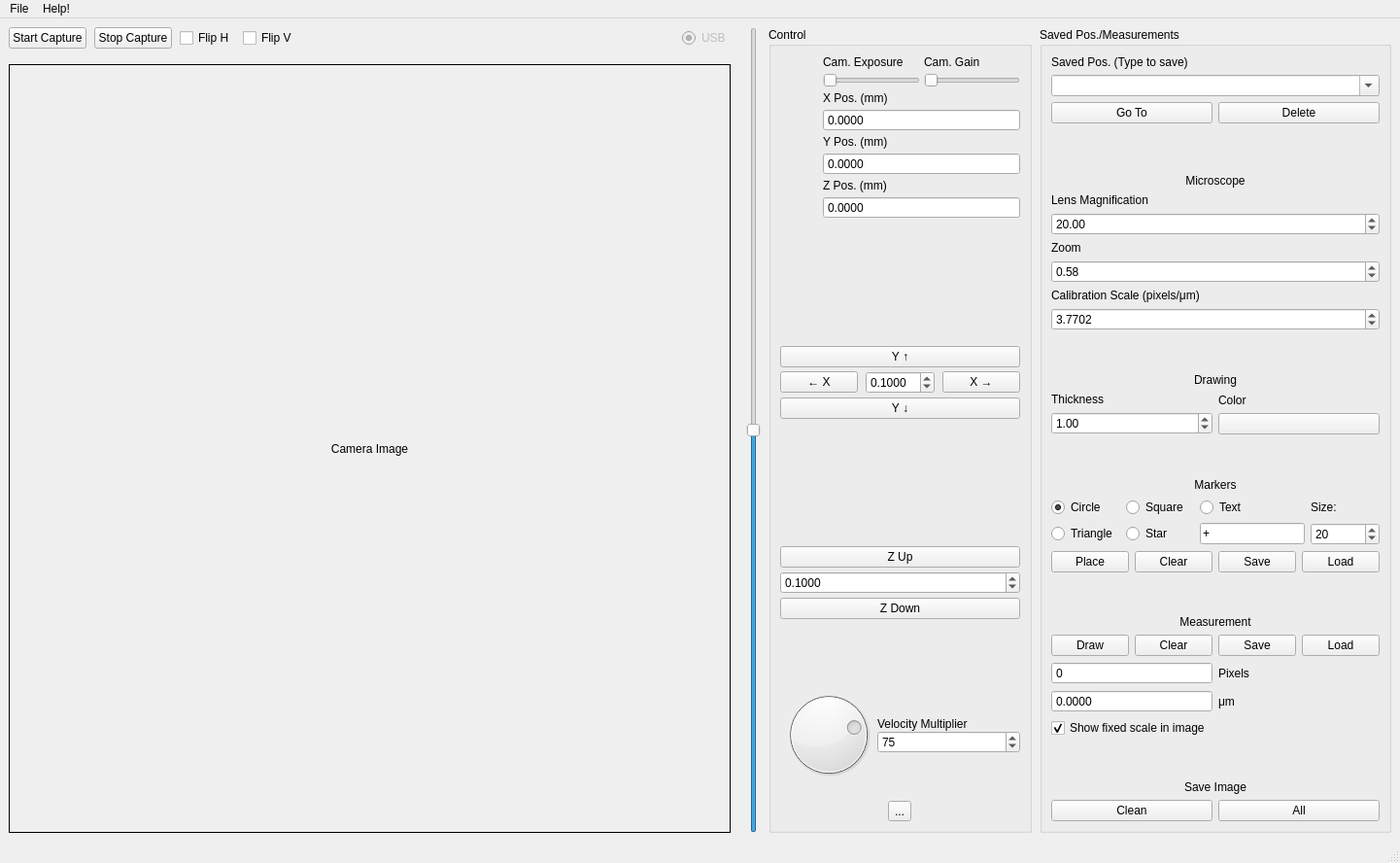
<?xml version="1.0" encoding="UTF-8"?>
<ui version="4.0">
 <class>MainWindow</class>
 <widget class="QMainWindow" name="MainWindow">
  <property name="enabled">
   <bool>true</bool>
  </property>
  <property name="geometry">
   <rect>
    <x>0</x>
    <y>0</y>
    <width>1441</width>
    <height>888</height>
   </rect>
  </property>
  <property name="windowTitle">
   <string>Microscope Move Pro</string>
  </property>
  <property name="windowIcon">
   <iconset>
    <normaloff>micro.ico</normaloff>micro.ico</iconset>
  </property>
  <widget class="QWidget" name="centralwidget">
   <layout class="QGridLayout" name="gridLayout">
    <property name="horizontalSpacing">
     <number>8</number>
    </property>
    <item row="0" column="1">
     <widget class="QGroupBox" name="groupBox">
      <property name="title">
       <string>Control</string>
      </property>
      <layout class="QGridLayout" name="gridLayout_2">
       <item row="0" column="0">
        <layout class="QVBoxLayout" name="verticalLayout_18">
         <property name="rightMargin">
          <number>0</number>
         </property>
         <item>
          <layout class="QVBoxLayout" name="verticalLayout_2">
           <property name="spacing">
            <number>4</number>
           </property>
           <property name="topMargin">
            <number>0</number>
           </property>
           <item>
            <layout class="QHBoxLayout" name="horizontalLayout_12">
             <property name="bottomMargin">
              <number>0</number>
             </property>
             <item>
              <widget class="QLabel" name="camOK">
               <property name="maximumSize">
                <size>
                 <width>40</width>
                 <height>40</height>
                </size>
               </property>
               <property name="text">
                <string/>
               </property>
               <property name="pixmap">
                <pixmap>led_red.png</pixmap>
               </property>
               <property name="scaledContents">
                <bool>true</bool>
               </property>
              </widget>
             </item>
             <item>
              <layout class="QVBoxLayout" name="verticalLayout_6">
               <item>
                <widget class="QLabel" name="label_10">
                 <property name="text">
                  <string>Cam. Exposure</string>
                 </property>
                </widget>
               </item>
               <item>
                <widget class="QSlider" name="exposureSlider">
                 <property name="sizePolicy">
                  <sizepolicy hsizetype="Preferred" vsizetype="Fixed">
                   <horstretch>0</horstretch>
                   <verstretch>0</verstretch>
                  </sizepolicy>
                 </property>
                 <property name="minimumSize">
                  <size>
                   <width>90</width>
                   <height>0</height>
                  </size>
                 </property>
                 <property name="minimum">
                  <number>0</number>
                 </property>
                 <property name="maximum">
                  <number>100</number>
                 </property>
                 <property name="pageStep">
                  <number>10</number>
                 </property>
                 <property name="orientation">
                  <enum>Qt::Orientation::Horizontal</enum>
                 </property>
                </widget>
               </item>
              </layout>
             </item>
             <item>
              <layout class="QVBoxLayout" name="verticalLayout_10">
               <item>
                <widget class="QLabel" name="label_11">
                 <property name="text">
                  <string>Cam. Gain</string>
                 </property>
                </widget>
               </item>
               <item>
                <widget class="QSlider" name="gainSlider">
                 <property name="sizePolicy">
                  <sizepolicy hsizetype="Preferred" vsizetype="Fixed">
                   <horstretch>0</horstretch>
                   <verstretch>0</verstretch>
                  </sizepolicy>
                 </property>
                 <property name="minimumSize">
                  <size>
                   <width>90</width>
                   <height>0</height>
                  </size>
                 </property>
                 <property name="maximum">
                  <number>100</number>
                 </property>
                 <property name="orientation">
                  <enum>Qt::Orientation::Horizontal</enum>
                 </property>
                </widget>
               </item>
              </layout>
             </item>
            </layout>
           </item>
           <item>
            <layout class="QHBoxLayout" name="horizontalLayout_13">
             <property name="bottomMargin">
              <number>0</number>
             </property>
             <item>
              <widget class="QLabel" name="xOK">
               <property name="maximumSize">
                <size>
                 <width>40</width>
                 <height>40</height>
                </size>
               </property>
               <property name="text">
                <string/>
               </property>
               <property name="pixmap">
                <pixmap>led_red.png</pixmap>
               </property>
               <property name="scaledContents">
                <bool>true</bool>
               </property>
              </widget>
             </item>
             <item>
              <layout class="QVBoxLayout" name="verticalLayout_7">
               <item>
                <widget class="QLabel" name="label_7">
                 <property name="text">
                  <string>X Pos. (mm)</string>
                 </property>
                </widget>
               </item>
               <item>
                <widget class="QDoubleSpinBox" name="xPosSpin">
                 <property name="buttonSymbols">
                  <enum>QAbstractSpinBox::ButtonSymbols::NoButtons</enum>
                 </property>
                 <property name="keyboardTracking">
                  <bool>false</bool>
                 </property>
                 <property name="decimals">
                  <number>4</number>
                 </property>
                 <property name="maximum">
                  <double>25.000000000000000</double>
                 </property>
                </widget>
               </item>
              </layout>
             </item>
            </layout>
           </item>
           <item>
            <layout class="QHBoxLayout" name="horizontalLayout_14">
             <property name="bottomMargin">
              <number>0</number>
             </property>
             <item>
              <widget class="QLabel" name="yOK">
               <property name="maximumSize">
                <size>
                 <width>40</width>
                 <height>40</height>
                </size>
               </property>
               <property name="text">
                <string/>
               </property>
               <property name="pixmap">
                <pixmap>led_red.png</pixmap>
               </property>
               <property name="scaledContents">
                <bool>true</bool>
               </property>
              </widget>
             </item>
             <item>
              <layout class="QVBoxLayout" name="verticalLayout_8">
               <item>
                <widget class="QLabel" name="label_8">
                 <property name="text">
                  <string>Y Pos. (mm)</string>
                 </property>
                </widget>
               </item>
               <item>
                <widget class="QDoubleSpinBox" name="yPosSpin">
                 <property name="buttonSymbols">
                  <enum>QAbstractSpinBox::ButtonSymbols::NoButtons</enum>
                 </property>
                 <property name="keyboardTracking">
                  <bool>false</bool>
                 </property>
                 <property name="decimals">
                  <number>4</number>
                 </property>
                 <property name="maximum">
                  <double>25.000000000000000</double>
                 </property>
                </widget>
               </item>
              </layout>
             </item>
            </layout>
           </item>
           <item>
            <layout class="QHBoxLayout" name="horizontalLayout_15">
             <property name="bottomMargin">
              <number>0</number>
             </property>
             <item>
              <widget class="QLabel" name="zOK">
               <property name="maximumSize">
                <size>
                 <width>40</width>
                 <height>40</height>
                </size>
               </property>
               <property name="text">
                <string/>
               </property>
               <property name="pixmap">
                <pixmap>led_red.png</pixmap>
               </property>
               <property name="scaledContents">
                <bool>true</bool>
               </property>
              </widget>
             </item>
             <item>
              <layout class="QVBoxLayout" name="verticalLayout_9">
               <item>
                <widget class="QLabel" name="label_9">
                 <property name="text">
                  <string>Z Pos. (mm)</string>
                 </property>
                </widget>
               </item>
               <item>
                <widget class="QDoubleSpinBox" name="zPosSpin">
                 <property name="buttonSymbols">
                  <enum>QAbstractSpinBox::ButtonSymbols::NoButtons</enum>
                 </property>
                 <property name="keyboardTracking">
                  <bool>false</bool>
                 </property>
                 <property name="decimals">
                  <number>4</number>
                 </property>
                 <property name="maximum">
                  <double>25.000000000000000</double>
                 </property>
                </widget>
               </item>
              </layout>
             </item>
            </layout>
           </item>
           <item>
            <spacer name="verticalSpacer_4">
             <property name="orientation">
              <enum>Qt::Orientation::Vertical</enum>
             </property>
             <property name="sizeHint" stdset="0">
              <size>
               <width>20</width>
               <height>40</height>
              </size>
             </property>
            </spacer>
           </item>
           <item>
            <widget class="QPushButton" name="upBut">
             <property name="text">
              <string>Y ↑</string>
             </property>
            </widget>
           </item>
           <item>
            <layout class="QHBoxLayout" name="horizontalLayout_6">
             <property name="spacing">
              <number>8</number>
             </property>
             <item>
              <widget class="QPushButton" name="leftBut">
               <property name="text">
                <string>← X</string>
               </property>
              </widget>
             </item>
             <item>
              <widget class="QDoubleSpinBox" name="xyStepSpin">
               <property name="maximumSize">
                <size>
                 <width>72</width>
                 <height>16777215</height>
                </size>
               </property>
               <property name="keyboardTracking">
                <bool>false</bool>
               </property>
               <property name="decimals">
                <number>4</number>
               </property>
               <property name="minimum">
                <double>0.000100000000000</double>
               </property>
               <property name="maximum">
                <double>25.000000000000000</double>
               </property>
               <property name="value">
                <double>0.100000000000000</double>
               </property>
              </widget>
             </item>
             <item>
              <widget class="QPushButton" name="rightBut">
               <property name="text">
                <string>X →</string>
               </property>
              </widget>
             </item>
            </layout>
           </item>
           <item>
            <widget class="QPushButton" name="downBut">
             <property name="text">
              <string>Y ↓</string>
             </property>
            </widget>
           </item>
           <item>
            <spacer name="verticalSpacer_3">
             <property name="orientation">
              <enum>Qt::Orientation::Vertical</enum>
             </property>
             <property name="sizeHint" stdset="0">
              <size>
               <width>20</width>
               <height>40</height>
              </size>
             </property>
            </spacer>
           </item>
           <item>
            <layout class="QVBoxLayout" name="verticalLayout_3">
             <property name="spacing">
              <number>4</number>
             </property>
             <item>
              <widget class="QPushButton" name="zupBut">
               <property name="text">
                <string>Z Up</string>
               </property>
              </widget>
             </item>
             <item>
              <widget class="QDoubleSpinBox" name="zStepSpin">
               <property name="keyboardTracking">
                <bool>false</bool>
               </property>
               <property name="decimals">
                <number>4</number>
               </property>
               <property name="minimum">
                <double>0.000100000000000</double>
               </property>
               <property name="maximum">
                <double>25.000000000000000</double>
               </property>
               <property name="value">
                <double>0.100000000000000</double>
               </property>
              </widget>
             </item>
             <item>
              <widget class="QPushButton" name="zdownBut">
               <property name="text">
                <string>Z Down</string>
               </property>
              </widget>
             </item>
             <item>
              <spacer name="verticalSpacer_5">
               <property name="orientation">
                <enum>Qt::Orientation::Vertical</enum>
               </property>
               <property name="sizeHint" stdset="0">
                <size>
                 <width>20</width>
                 <height>40</height>
                </size>
               </property>
              </spacer>
             </item>
            </layout>
           </item>
           <item>
            <layout class="QHBoxLayout" name="horizontalLayout">
             <property name="spacing">
              <number>0</number>
             </property>
             <property name="topMargin">
              <number>0</number>
             </property>
             <item>
              <widget class="QDial" name="multiDial">
               <property name="minimumSize">
                <size>
                 <width>100</width>
                 <height>100</height>
                </size>
               </property>
               <property name="maximumSize">
                <size>
                 <width>100</width>
                 <height>100</height>
                </size>
               </property>
               <property name="minimum">
                <number>1</number>
               </property>
               <property name="maximum">
                <number>100</number>
               </property>
               <property name="pageStep">
                <number>10</number>
               </property>
               <property name="value">
                <number>75</number>
               </property>
               <property name="orientation">
                <enum>Qt::Orientation::Horizontal</enum>
               </property>
              </widget>
             </item>
             <item>
              <layout class="QVBoxLayout" name="verticalLayout_4">
               <item>
                <spacer name="verticalSpacer_2">
                 <property name="orientation">
                  <enum>Qt::Orientation::Vertical</enum>
                 </property>
                 <property name="sizeHint" stdset="0">
                  <size>
                   <width>20</width>
                   <height>40</height>
                  </size>
                 </property>
                </spacer>
               </item>
               <item>
                <widget class="QLabel" name="label_2">
                 <property name="text">
                  <string>Velocity Multiplier</string>
                 </property>
                </widget>
               </item>
               <item>
                <widget class="QSpinBox" name="multiSpin">
                 <property name="keyboardTracking">
                  <bool>false</bool>
                 </property>
                 <property name="minimum">
                  <number>1</number>
                 </property>
                 <property name="maximum">
                  <number>100</number>
                 </property>
                 <property name="singleStep">
                  <number>1</number>
                 </property>
                 <property name="value">
                  <number>75</number>
                 </property>
                </widget>
               </item>
               <item>
                <spacer name="verticalSpacer">
                 <property name="orientation">
                  <enum>Qt::Orientation::Vertical</enum>
                 </property>
                 <property name="sizeHint" stdset="0">
                  <size>
                   <width>20</width>
                   <height>40</height>
                  </size>
                 </property>
                </spacer>
               </item>
              </layout>
             </item>
            </layout>
           </item>
           <item>
            <layout class="QHBoxLayout" name="horizontalLayout_4">
             <property name="bottomMargin">
              <number>0</number>
             </property>
             <item>
              <widget class="QToolButton" name="emergBut">
               <property name="text">
                <string>...</string>
               </property>
               <property name="icon">
                <iconset>
                 <normaloff>redbutton_stop.png</normaloff>redbutton_stop.png</iconset>
               </property>
               <property name="iconSize">
                <size>
                 <width>80</width>
                 <height>80</height>
                </size>
               </property>
              </widget>
             </item>
            </layout>
           </item>
          </layout>
         </item>
        </layout>
       </item>
      </layout>
     </widget>
    </item>
    <item row="0" column="2">
     <widget class="QGroupBox" name="groupBox_2">
      <property name="title">
       <string>Saved Pos./Measurements</string>
      </property>
      <layout class="QGridLayout" name="gridLayout_3">
       <item row="0" column="0">
        <layout class="QVBoxLayout" name="verticalLayout_11">
         <property name="spacing">
          <number>6</number>
         </property>
         <property name="leftMargin">
          <number>0</number>
         </property>
         <item>
          <layout class="QHBoxLayout" name="horizontalLayout_7">
           <property name="topMargin">
            <number>0</number>
           </property>
           <property name="rightMargin">
            <number>0</number>
           </property>
           <item>
            <layout class="QVBoxLayout" name="verticalLayout_5">
             <property name="topMargin">
              <number>0</number>
             </property>
             <property name="bottomMargin">
              <number>0</number>
             </property>
             <item>
              <widget class="QLabel" name="label">
               <property name="text">
                <string>Saved Pos. (Type to save)</string>
               </property>
              </widget>
             </item>
             <item>
              <widget class="QComboBox" name="savedposCombo">
               <property name="sizePolicy">
                <sizepolicy hsizetype="Minimum" vsizetype="Fixed">
                 <horstretch>0</horstretch>
                 <verstretch>0</verstretch>
                </sizepolicy>
               </property>
               <property name="minimumSize">
                <size>
                 <width>192</width>
                 <height>0</height>
                </size>
               </property>
               <property name="editable">
                <bool>true</bool>
               </property>
               <property name="currentText">
                <string/>
               </property>
               <property name="currentIndex">
                <number>-1</number>
               </property>
              </widget>
             </item>
            </layout>
           </item>
          </layout>
         </item>
         <item>
          <layout class="QHBoxLayout" name="horizontalLayout_5">
           <property name="bottomMargin">
            <number>8</number>
           </property>
           <item>
            <widget class="QPushButton" name="gotoposBut">
             <property name="text">
              <string>Go To</string>
             </property>
            </widget>
           </item>
           <item>
            <widget class="QPushButton" name="delposBut">
             <property name="text">
              <string>Delete</string>
             </property>
            </widget>
           </item>
          </layout>
         </item>
         <item>
          <spacer name="verticalSpacer_8">
           <property name="orientation">
            <enum>Qt::Orientation::Vertical</enum>
           </property>
           <property name="sizeHint" stdset="0">
            <size>
             <width>20</width>
             <height>40</height>
            </size>
           </property>
          </spacer>
         </item>
         <item>
          <widget class="QLabel" name="label_15">
           <property name="text">
            <string>Microscope</string>
           </property>
           <property name="alignment">
            <set>Qt::AlignmentFlag::AlignCenter</set>
           </property>
          </widget>
         </item>
         <item>
          <layout class="QVBoxLayout" name="verticalLayout_14">
           <property name="spacing">
            <number>6</number>
           </property>
           <property name="topMargin">
            <number>0</number>
           </property>
           <property name="bottomMargin">
            <number>0</number>
           </property>
           <item>
            <widget class="QLabel" name="label_3">
             <property name="text">
              <string>Lens Magnification</string>
             </property>
            </widget>
           </item>
           <item>
            <widget class="QDoubleSpinBox" name="lensmagSpin">
             <property name="keyboardTracking">
              <bool>false</bool>
             </property>
             <property name="minimum">
              <double>0.100000000000000</double>
             </property>
             <property name="maximum">
              <double>200.000000000000000</double>
             </property>
             <property name="value">
              <double>20.000000000000000</double>
             </property>
            </widget>
           </item>
          </layout>
         </item>
         <item>
          <layout class="QVBoxLayout" name="verticalLayout_15">
           <property name="spacing">
            <number>6</number>
           </property>
           <property name="topMargin">
            <number>0</number>
           </property>
           <property name="bottomMargin">
            <number>0</number>
           </property>
           <item>
            <widget class="QLabel" name="label_4">
             <property name="text">
              <string>Zoom</string>
             </property>
            </widget>
           </item>
           <item>
            <widget class="QDoubleSpinBox" name="zoomSpin">
             <property name="keyboardTracking">
              <bool>false</bool>
             </property>
             <property name="minimum">
              <double>0.100000000000000</double>
             </property>
             <property name="maximum">
              <double>100.000000000000000</double>
             </property>
             <property name="singleStep">
              <double>0.100000000000000</double>
             </property>
             <property name="value">
              <double>0.580000000000000</double>
             </property>
            </widget>
           </item>
          </layout>
         </item>
         <item>
          <layout class="QVBoxLayout" name="verticalLayout_16">
           <property name="spacing">
            <number>6</number>
           </property>
           <property name="topMargin">
            <number>0</number>
           </property>
           <property name="bottomMargin">
            <number>0</number>
           </property>
           <item>
            <widget class="QLabel" name="label_5">
             <property name="text">
              <string>Calibration Scale (pixels/μm)</string>
             </property>
            </widget>
           </item>
           <item>
            <widget class="QDoubleSpinBox" name="microcalSpin">
             <property name="keyboardTracking">
              <bool>false</bool>
             </property>
             <property name="decimals">
              <number>4</number>
             </property>
             <property name="minimum">
              <double>0.000100000000000</double>
             </property>
             <property name="maximum">
              <double>1000.000000000000000</double>
             </property>
             <property name="value">
              <double>3.770200000000000</double>
             </property>
            </widget>
           </item>
          </layout>
         </item>
         <item>
          <spacer name="verticalSpacer_9">
           <property name="orientation">
            <enum>Qt::Orientation::Vertical</enum>
           </property>
           <property name="sizeHint" stdset="0">
            <size>
             <width>20</width>
             <height>40</height>
            </size>
           </property>
          </spacer>
         </item>
         <item>
          <widget class="QLabel" name="label_20">
           <property name="text">
            <string>Drawing</string>
           </property>
           <property name="alignment">
            <set>Qt::AlignmentFlag::AlignCenter</set>
           </property>
          </widget>
         </item>
         <item>
          <layout class="QHBoxLayout" name="horizontalLayout_16">
           <property name="topMargin">
            <number>0</number>
           </property>
           <item>
            <layout class="QVBoxLayout" name="verticalLayout">
             <item>
              <widget class="QLabel" name="label_19">
               <property name="text">
                <string>Thickness</string>
               </property>
              </widget>
             </item>
             <item>
              <widget class="QDoubleSpinBox" name="drawthickSpin">
               <property name="minimum">
                <double>0.010000000000000</double>
               </property>
               <property name="maximum">
                <double>10.000000000000000</double>
               </property>
               <property name="value">
                <double>1.000000000000000</double>
               </property>
              </widget>
             </item>
            </layout>
           </item>
           <item>
            <layout class="QVBoxLayout" name="verticalLayout_12">
             <item>
              <widget class="QLabel" name="label_17">
               <property name="text">
                <string>Color</string>
               </property>
              </widget>
             </item>
             <item>
              <widget class="QPushButton" name="drawcolorBut">
               <property name="autoFillBackground">
                <bool>false</bool>
               </property>
               <property name="styleSheet">
                <string notr="true"/>
               </property>
               <property name="text">
                <string/>
               </property>
              </widget>
             </item>
            </layout>
           </item>
          </layout>
         </item>
         <item>
          <spacer name="verticalSpacer_7">
           <property name="orientation">
            <enum>Qt::Orientation::Vertical</enum>
           </property>
           <property name="sizeHint" stdset="0">
            <size>
             <width>20</width>
             <height>40</height>
            </size>
           </property>
          </spacer>
         </item>
         <item>
          <widget class="QLabel" name="label_16">
           <property name="text">
            <string>Markers</string>
           </property>
           <property name="alignment">
            <set>Qt::AlignmentFlag::AlignCenter</set>
           </property>
          </widget>
         </item>
         <item>
          <layout class="QGridLayout" name="gridLayout_4">
           <property name="topMargin">
            <number>0</number>
           </property>
           <item row="1" column="4">
            <widget class="QSpinBox" name="markersizeSpin">
             <property name="minimum">
              <number>1</number>
             </property>
             <property name="maximum">
              <number>100</number>
             </property>
             <property name="value">
              <number>20</number>
             </property>
            </widget>
           </item>
           <item row="1" column="1">
            <widget class="QRadioButton" name="marktriRadio">
             <property name="text">
              <string>Triangle</string>
             </property>
            </widget>
           </item>
           <item row="1" column="2">
            <widget class="QRadioButton" name="markstarRadio">
             <property name="text">
              <string>Star</string>
             </property>
            </widget>
           </item>
           <item row="0" column="1">
            <widget class="QRadioButton" name="markcircleRadio">
             <property name="text">
              <string>Circle</string>
             </property>
             <property name="checked">
              <bool>true</bool>
             </property>
            </widget>
           </item>
           <item row="0" column="2">
            <widget class="QRadioButton" name="marksquareRadio">
             <property name="text">
              <string>Square</string>
             </property>
            </widget>
           </item>
           <item row="0" column="4">
            <widget class="QLabel" name="label_18">
             <property name="text">
              <string>Size:</string>
             </property>
            </widget>
           </item>
           <item row="0" column="3">
            <widget class="QRadioButton" name="marktextRadio">
             <property name="text">
              <string>Text</string>
             </property>
             <property name="checked">
              <bool>false</bool>
             </property>
            </widget>
           </item>
           <item row="1" column="3">
            <widget class="QLineEdit" name="markerEdit">
             <property name="sizePolicy">
              <sizepolicy hsizetype="Minimum" vsizetype="Fixed">
               <horstretch>0</horstretch>
               <verstretch>0</verstretch>
              </sizepolicy>
             </property>
             <property name="text">
              <string>+</string>
             </property>
            </widget>
           </item>
          </layout>
         </item>
         <item>
          <layout class="QHBoxLayout" name="horizontalLayout_17">
           <property name="topMargin">
            <number>0</number>
           </property>
           <item>
            <widget class="QPushButton" name="placemarkerBut">
             <property name="text">
              <string>Place</string>
             </property>
            </widget>
           </item>
           <item>
            <widget class="QPushButton" name="clearmarkerBut">
             <property name="text">
              <string>Clear</string>
             </property>
            </widget>
           </item>
           <item>
            <widget class="QPushButton" name="markersaveBut">
             <property name="text">
              <string>Save</string>
             </property>
            </widget>
           </item>
           <item>
            <widget class="QPushButton" name="markerloadBut">
             <property name="text">
              <string>Load</string>
             </property>
            </widget>
           </item>
          </layout>
         </item>
         <item>
          <spacer name="verticalSpacer_10">
           <property name="orientation">
            <enum>Qt::Orientation::Vertical</enum>
           </property>
           <property name="sizeHint" stdset="0">
            <size>
             <width>20</width>
             <height>40</height>
            </size>
           </property>
          </spacer>
         </item>
         <item>
          <widget class="QLabel" name="label_13">
           <property name="text">
            <string>Measurement</string>
           </property>
           <property name="alignment">
            <set>Qt::AlignmentFlag::AlignCenter</set>
           </property>
          </widget>
         </item>
         <item>
          <layout class="QHBoxLayout" name="horizontalLayout_10">
           <property name="bottomMargin">
            <number>0</number>
           </property>
           <item>
            <widget class="QPushButton" name="drawlinemeasBut">
             <property name="text">
              <string>Draw</string>
             </property>
            </widget>
           </item>
           <item>
            <widget class="QPushButton" name="clearmeasBut">
             <property name="text">
              <string>Clear</string>
             </property>
            </widget>
           </item>
           <item>
            <widget class="QPushButton" name="meassaveBut">
             <property name="text">
              <string>Save</string>
             </property>
            </widget>
           </item>
           <item>
            <widget class="QPushButton" name="measloadBut">
             <property name="text">
              <string>Load</string>
             </property>
            </widget>
           </item>
          </layout>
         </item>
         <item>
          <layout class="QHBoxLayout" name="horizontalLayout_8">
           <property name="topMargin">
            <number>0</number>
           </property>
           <property name="bottomMargin">
            <number>0</number>
           </property>
           <item>
            <widget class="QSpinBox" name="npixelsSpin">
             <property name="readOnly">
              <bool>true</bool>
             </property>
             <property name="buttonSymbols">
              <enum>QAbstractSpinBox::ButtonSymbols::NoButtons</enum>
             </property>
             <property name="maximum">
              <number>1000000</number>
             </property>
            </widget>
           </item>
           <item>
            <widget class="QLabel" name="label_6">
             <property name="text">
              <string>Pixels</string>
             </property>
            </widget>
           </item>
          </layout>
         </item>
         <item>
          <layout class="QHBoxLayout" name="horizontalLayout_9">
           <property name="topMargin">
            <number>0</number>
           </property>
           <property name="bottomMargin">
            <number>0</number>
           </property>
           <item>
            <widget class="QDoubleSpinBox" name="micronSpin">
             <property name="readOnly">
              <bool>true</bool>
             </property>
             <property name="buttonSymbols">
              <enum>QAbstractSpinBox::ButtonSymbols::NoButtons</enum>
             </property>
             <property name="decimals">
              <number>4</number>
             </property>
             <property name="maximum">
              <double>10000.000000000000000</double>
             </property>
            </widget>
           </item>
           <item>
            <widget class="QLabel" name="label_12">
             <property name="text">
              <string>μm</string>
             </property>
            </widget>
           </item>
          </layout>
         </item>
         <item>
          <widget class="QCheckBox" name="fixedscaleCheck">
           <property name="text">
            <string>Show fixed scale in image</string>
           </property>
           <property name="checked">
            <bool>true</bool>
           </property>
          </widget>
         </item>
         <item>
          <spacer name="verticalSpacer_6">
           <property name="orientation">
            <enum>Qt::Orientation::Vertical</enum>
           </property>
           <property name="sizeHint" stdset="0">
            <size>
             <width>20</width>
             <height>40</height>
            </size>
           </property>
          </spacer>
         </item>
         <item>
          <widget class="QLabel" name="label_14">
           <property name="text">
            <string>Save Image</string>
           </property>
           <property name="alignment">
            <set>Qt::AlignmentFlag::AlignCenter</set>
           </property>
          </widget>
         </item>
         <item>
          <layout class="QHBoxLayout" name="horizontalLayout_11">
           <property name="bottomMargin">
            <number>0</number>
           </property>
           <item>
            <widget class="QPushButton" name="saveFrameBut">
             <property name="text">
              <string>Clean</string>
             </property>
            </widget>
           </item>
           <item>
            <widget class="QPushButton" name="savefullimgBut">
             <property name="text">
              <string>All</string>
             </property>
            </widget>
           </item>
          </layout>
         </item>
        </layout>
       </item>
      </layout>
     </widget>
    </item>
    <item row="0" column="0">
     <layout class="QHBoxLayout" name="horizontalLayout_3">
      <property name="spacing">
       <number>16</number>
      </property>
      <property name="topMargin">
       <number>0</number>
      </property>
      <item>
       <layout class="QVBoxLayout" name="verticalLayout_13">
        <property name="leftMargin">
         <number>0</number>
        </property>
        <item>
         <layout class="QHBoxLayout" name="horizontalLayout_2">
          <property name="spacing">
           <number>8</number>
          </property>
          <property name="leftMargin">
           <number>0</number>
          </property>
          <property name="topMargin">
           <number>0</number>
          </property>
          <item>
           <widget class="QPushButton" name="startBut">
            <property name="text">
             <string>Start Capture</string>
            </property>
           </widget>
          </item>
          <item>
           <widget class="QPushButton" name="stopBut">
            <property name="text">
             <string>Stop Capture</string>
            </property>
           </widget>
          </item>
          <item>
           <widget class="QCheckBox" name="fliphCheck">
            <property name="text">
             <string>Flip H</string>
            </property>
           </widget>
          </item>
          <item>
           <widget class="QCheckBox" name="flipvCheck">
            <property name="text">
             <string>Flip V</string>
            </property>
           </widget>
          </item>
          <item>
           <spacer name="horizontalSpacer_4">
            <property name="orientation">
             <enum>Qt::Orientation::Horizontal</enum>
            </property>
            <property name="sizeHint" stdset="0">
             <size>
              <width>40</width>
              <height>20</height>
             </size>
            </property>
           </spacer>
          </item>
          <item>
           <widget class="QRadioButton" name="usbRadio">
            <property name="enabled">
             <bool>false</bool>
            </property>
            <property name="text">
             <string>USB</string>
            </property>
            <property name="checked">
             <bool>true</bool>
            </property>
           </widget>
          </item>
         </layout>
        </item>
        <item>
         <widget class="QLabel" name="camView">
          <property name="sizePolicy">
           <sizepolicy hsizetype="Expanding" vsizetype="Expanding">
            <horstretch>0</horstretch>
            <verstretch>0</verstretch>
           </sizepolicy>
          </property>
          <property name="minimumSize">
           <size>
            <width>640</width>
            <height>480</height>
           </size>
          </property>
          <property name="maximumSize">
           <size>
            <width>16777215</width>
            <height>16777215</height>
           </size>
          </property>
          <property name="frameShape">
           <enum>QFrame::Shape::Panel</enum>
          </property>
          <property name="text">
           <string>Camera Image</string>
          </property>
          <property name="scaledContents">
           <bool>false</bool>
          </property>
          <property name="alignment">
           <set>Qt::AlignmentFlag::AlignCenter</set>
          </property>
         </widget>
        </item>
       </layout>
      </item>
      <item>
       <widget class="QSlider" name="zSlider">
        <property name="minimum">
         <number>-1000</number>
        </property>
        <property name="maximum">
         <number>1000</number>
        </property>
        <property name="orientation">
         <enum>Qt::Orientation::Vertical</enum>
        </property>
       </widget>
      </item>
     </layout>
    </item>
   </layout>
  </widget>
  <widget class="QMenuBar" name="menubar">
   <property name="geometry">
    <rect>
     <x>0</x>
     <y>0</y>
     <width>1441</width>
     <height>24</height>
    </rect>
   </property>
   <widget class="QMenu" name="menuFile">
    <property name="title">
     <string>File</string>
    </property>
    <addaction name="action_Reserved"/>
    <addaction name="separator"/>
    <addaction name="actionExit"/>
   </widget>
   <widget class="QMenu" name="menuHelp">
    <property name="title">
     <string>Help!</string>
    </property>
    <addaction name="actionGuide"/>
    <addaction name="separator"/>
    <addaction name="separator"/>
    <addaction name="actionAbout_Qt"/>
    <addaction name="actionAbout_Python"/>
    <addaction name="actionAbout"/>
   </widget>
   <addaction name="menuFile"/>
   <addaction name="menuHelp"/>
  </widget>
  <widget class="QStatusBar" name="statusbar"/>
  <action name="actionGuide">
   <property name="text">
    <string>Guide...</string>
   </property>
  </action>
  <action name="actionAbout_Qt">
   <property name="text">
    <string>About Qt...</string>
   </property>
  </action>
  <action name="actionAbout">
   <property name="text">
    <string>About...</string>
   </property>
  </action>
  <action name="actionAbout_Python">
   <property name="text">
    <string>About Python...</string>
   </property>
  </action>
  <action name="action_Reserved">
   <property name="text">
    <string>[Reserved]</string>
   </property>
  </action>
  <action name="actionExit">
   <property name="text">
    <string>Exit</string>
   </property>
  </action>
 </widget>
 <resources/>
 <connections/>
</ui>
